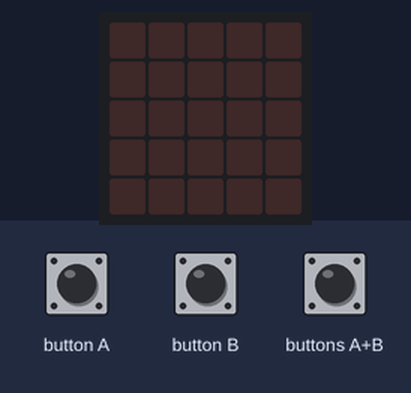
This program was run on a simulated Calliope mini (MakeCode). Parts: the board's 5×5 LED display. Inputs (shaded band) come from the test bench.

Above: at 1.2 s.
1.3 s: button A pressed for 0.15 s
At 2.1 s:
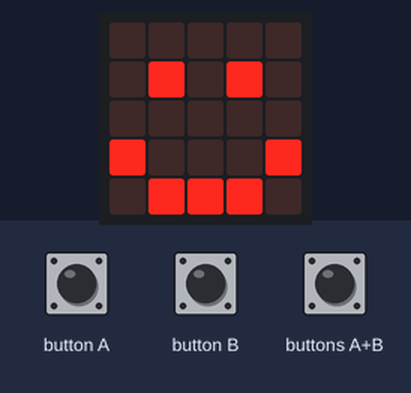
2.9 s: button B pressed for 0.15 s
At 3.3 s:
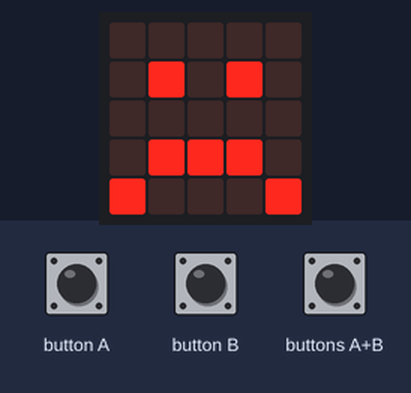
4.5 s: buttons A+B pressed for 0.15 s
At 5.7 s:
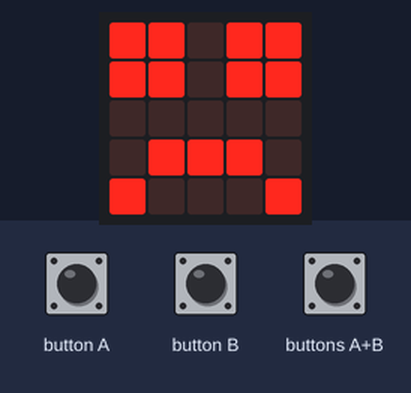
Timing chart, 0 to 7.5 s (numbered marks = the images above; inputs shaded):
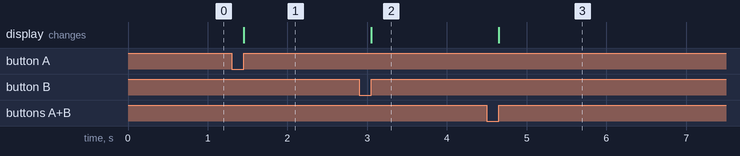

The program:

main.ts
```typescript
input.onButtonEvent(Button.A, input.buttonEventClick(), function () {
    basic.showIcon(IconNames.Happy)
})
input.onButtonEvent(Button.AB, input.buttonEventClick(), function () {
    basic.showLeds(`
        # # . # #
        # # . # #
        . . . . .
        . # # # .
        # . . . #
        `)
})
input.onButtonEvent(Button.B, input.buttonEventClick(), function () {
    basic.showIcon(IconNames.Sad)
})
```

test.ts
```typescript
// Hier kann man Tests durchführen; diese Datei wird nicht kompiliert, wenn dieses Paket als Erweiterung verwendet wird.
```

Measured:
- after the input at 1.3 s, the display: changes after 0.15 s (image 1)
- after the input at 2.9 s, the display: changes after 0.15 s (image 2)
- after the input at 4.5 s, the display: changes after 0.15 s (image 3)
